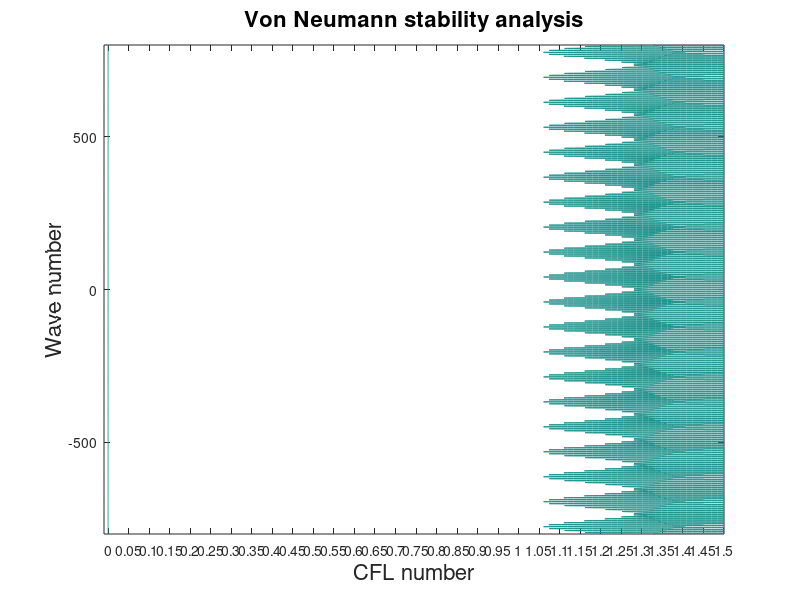

This figure's MATLAB source:
% plotting parameters
nu0 = linspace(-0.01, 1.5);
k0  = linspace( -800, 800, 1000 );

[nu,k] = meshgrid( nu0, k0 );

% Constants
I  = sqrt( -1. );
dx = 1.0;

s = nu.^3.*(-exp(4*I*dx*k)/1440 + 13*exp(3*I*dx*k)/720 - 55*exp(2*I*dx*k)/432 + 71*exp(I*dx*k)/540 + 91/360 - 583*exp(-I*dx*k)/1080 + 731*exp(-2*I*dx*k)/2160 - exp(-3*I*dx*k)/12 + 47*exp(-4*I*dx*k)/4320 - exp(-5*I*dx*k)/2160) + nu.^2.*(exp(4*I*dx*k)/480 - 3*exp(3*I*dx*k)/80 + 11*exp(2*I*dx*k)/72 + 61*exp(I*dx*k)/360 - 41/80 - exp(-I*dx*k)/180 + 121*exp(-2*I*dx*k)/360 - exp(-3*I*dx*k)/8 + 31*exp(-4*I*dx*k)/1440 - exp(-5*I*dx*k)/720) + nu.*(exp(2*I*dx*k)/20 - exp(I*dx*k)/2 - 1/3 + exp(-I*dx*k) - exp(-2*I*dx*k)/4 + exp(-3*I*dx*k)/30) + 1;

sfe = (1.0-nu) + nu.*exp(-I*k*dx);

figure(1);
clf;

[C,h] = contour( nu, k, abs( s ), [1,1] );

xlabel( 'CFL number', 'FontSize', 16 );
ylabel( 'Wave number', 'FontSize', 16 );

set(gca,'xtick', -2:0.05:2);
%set(gca,'ytick',-2:0.25:2);

t1 = title('Von Neumann stability analysis' );
set(t1, 'fontsize', 16 );

